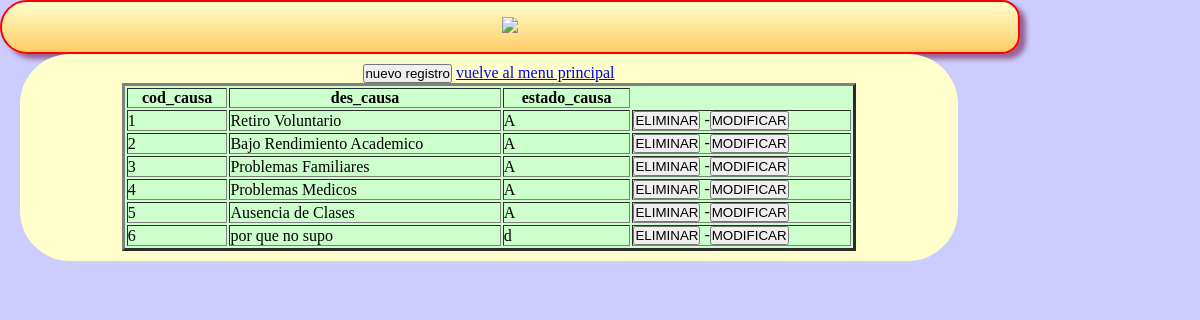
Page /causa_desercion/index.php on the committed database.
### tables this page shows
CREATE TABLE IF NOT EXISTS `causa_desercion` (
  `cod_causa` varchar(2) NOT NULL DEFAULT '',
  `des_causa` varchar(70) DEFAULT NULL,
  `estado_causa` varchar(60) DEFAULT NULL,
  PRIMARY KEY (`cod_causa`)
);

### librerias/dataBaseClass.php (called while the page is built, shortened)
<?php
class dataBaseClass {
  static private $host = 'localhost';
  static private $port = 3306,
          $dbname = 'bddesercion',
          $user = 'root',
          $password = '',
          $driver = 'mysql',
          $instance = NULL;
  static public function getInstance() {
    return self::$instance;
  }
  static private function connect() {
    try {
      $dsn = self::$driver
              . ':host='. self::$host
              . ';port=' . self::$port
              . ';dbname=' . self::$dbname;
      self::$instance = new PDO($dsn, self::$user, self::$password);
      return true;
    } catch (PDOException $e) {
      echo $e->getMessage();
    }
  }
}

### causa_desercion/model/modelClass.php (called while the page is built, shortened)
<?php
class modelClass {
  static public function getAll() {
    try {
      $sql = 'SELECT causa_desercion.cod_causa,des_causa,estado_causa FROM causa_desercion';
      return dataBaseClass::getInstance()->query($sql)->fetchAll(PDO::FETCH_ASSOC);
    } catch (PDOException $e) {
      return $e;
    }
  }
}

### causa_desercion/view/viewClass.php (called while the page is built, shortened)
<?php
class viewClass {
  static public function renderHTML($view, $args = NULL) {
    include_once 'templates/' . $view;
  }
}

### causa_desercion/view/templates/index.php (the view, shortened to what this page needs)
<!DOCTYPE html>
  <html lang="es" >
      <head>
      <link rel="stylesheet" href="css/miestilo.css">
       </head>
    <body>
       <div id="baseglobal">
       <header id="Encabezados">
       <th><img src="objetos/CAUSAD.gif"> </th>
      </header>
	     <section id="contenido"><center>
         <article>
<td colspan=2 align=center><a href="index.php?action=create"><button type="submit">nuevo registro</button></a></td>
    <table id="tblContenido" border=3 width='80%' bgcolor="#ccffcc">
      <thead>
        <tr>
          <th>cod_causa</th>
          <th>des_causa</th>
		  <th>estado_causa</th>
        </tr>
      </thead>
      <tbody>
        <?php foreach ($datos as $row): ?>
          <tr>
              <td><?php echo $row['cod_causa'] ?></td>
              <td><?php echo $row['des_causa'] ?></td>
			  <td><?php echo $row['estado_causa'] ?></td>
			  <td><a href="index.php?action=delete&amp;cod_causa=<?php echo $row['cod_causa'] ?>"><button type="submit">ELIMINAR</button></a>
             -<a href="index.php?action=update&amp;cod_causa=<?php echo $row['cod_causa'] ?>"><button type="submit">MODIFICAR</button></a> </td>
		   </tr>
        <?php endforeach ?>
		<a href="http://localhost/taller2Pradera-leydy/">vuelve al menu principal
      </tbody>
    </table>
  </body>
</html>

### causa_desercion/index.php
<?php
include_once '../librerias/dataBaseClass.php';
include_once 'controller/controllerClass.php';
include_once 'view/viewClass.php';
include_once 'model/modelClass.php';
$controller = new controllerClass();
if (isset($_GET['action'])) {
  switch ($_GET['action']) {
    case 'create':
      $controller->create();
      break;
    case 'update':
      $controller->update();
      break;
    case 'delete':
      $controller->delete();
      break;
    case 'read':
      $controller->index();
      break;
    default :
      $controller->notFound();
  }
} else {
  $controller->index();
}

### causa_desercion/controller/controllerClass.php (shortened to what this page needs)
<?php
class controllerClass {
  public function index($args = NULL) {
    $args['datos'] = modelClass::getAll();
    if (is_array($args['datos'])) {
      viewClass::renderHTML('index.php', $args);
    } else {
      viewClass::renderHTML('error.php', $args);
    }
  }
}

### causa_desercion/css/miestilo.css (style rules this page uses)
* { margin:0px; padding:0px; }
header,nav,section,aside,focter,nav { display:block; }
body { text-align: center; background:#ccccff; }
#baseglobal { width:85%; background:#ccccff; }
#Encabezados { background: -webkit-linear-gradient(top,#ffffcc,#ffcc66); background:-moz-linear-gradient(top,#ffffcc,#ffcc66); border: 2px solid red; padding: 15px; color:#66cc33; -moz-border-radius:30px 20px 20px 30px; -webkit-border-radius:30px 20px 20px 30px; border-radius: 30px 20px 20px 30px; -moz-box-shadow:rgb(150,100,150) 6px 5px 5px; -webkit-box-shadow:rgb(150,100,150) 6px 5px 5px; box-shadow:rgb(150,100,150) 6px 5px 5px; }
#contenido { background:#ffffcc; list-style:none; width:90%; padding:10px; float:left; margin-left:20px; -moz-border-radius:50px; -webkit-border-radius:50px; border-radius: 50px; margin-bottom:50px; }

### rows in the picture
causa_desercion: cod_causa "1", des_causa "Retiro Voluntario", estado_causa "A"
causa_desercion: cod_causa "2", des_causa "Bajo Rendimiento Academico", estado_causa "A"
causa_desercion: cod_causa "3", des_causa "Problemas Familiares", estado_causa "A"
causa_desercion: cod_causa "4", des_causa "Problemas Medicos", estado_causa "A"
causa_desercion: cod_causa "5", des_causa "Ausencia de Clases", estado_causa "A"
causa_desercion: cod_causa "6", des_causa "por que no supo", estado_causa "d"
